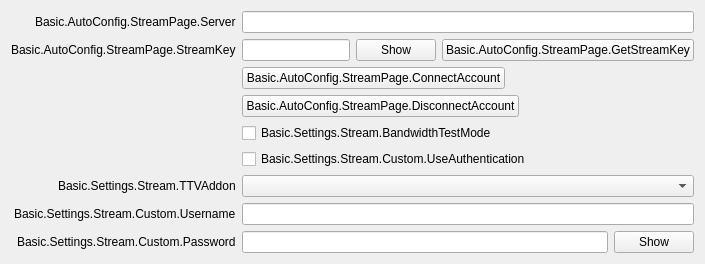
           <widget class="QWidget" name="streamKeyPage">
            <layout class="QFormLayout" name="streamkeyPageLayout">
             <property name="fieldGrowthPolicy">
              <enum>QFormLayout::AllNonFixedFieldsGrow</enum>
             </property>
             <property name="labelAlignment">
              <set>Qt::AlignRight|Qt::AlignTrailing|Qt::AlignVCenter</set>
             </property>
             <item row="0" column="0">
              <widget class="QLabel" name="serverLabel">
               <property name="text">
                <string>Basic.AutoConfig.StreamPage.Server</string>
               </property>
              </widget>
             </item>
             <item row="0" column="1">
              <widget class="QStackedWidget" name="serverStackedWidget">
               <property name="currentIndex">
                <number>1</number>
               </property>
               <widget class="QWidget" name="servicePage">
                <layout class="QHBoxLayout" name="horizontalLayout_21">
                 <property name="leftMargin">
                  <number>0</number>
                 </property>
                 <property name="topMargin">
                  <number>0</number>
                 </property>
                 <property name="rightMargin">
                  <number>0</number>
                 </property>
                 <property name="bottomMargin">
                  <number>0</number>
                 </property>
                 <item>
                  <widget class="QComboBox" name="server"/>
                 </item>
                </layout>
               </widget>
               <widget class="QWidget" name="customPage">
                <layout class="QHBoxLayout" name="horizontalLayout_22">
                 <property name="leftMargin">
                  <number>0</number>
                 </property>
                 <property name="topMargin">
                  <number>0</number>
                 </property>
                 <property name="rightMargin">
                  <number>0</number>
                 </property>
                 <property name="bottomMargin">
                  <number>0</number>
                 </property>
                 <item>
                  <widget class="QLineEdit" name="customServer"/>
                 </item>
                </layout>
               </widget>
              </widget>
             </item>
             <item row="1" column="0">
              <widget class="QLabel" name="streamKeyLabel">
               <property name="text">
                <string>Basic.AutoConfig.StreamPage.StreamKey</string>
               </property>
               <property name="openExternalLinks">
                <bool>true</bool>
               </property>
               <property name="buddy">
                <cstring>key</cstring>
               </property>
              </widget>
             </item>
             <item row="1" column="1">
              <widget class="QWidget" name="streamKeyWidget" native="true">
               <layout class="QHBoxLayout" name="horizontalLayout_11">
                <property name="leftMargin">
                 <number>0</number>
                </property>
                <property name="topMargin">
                 <number>0</number>
                </property>
                <property name="rightMargin">
                 <number>0</number>
                </property>
                <property name="bottomMargin">
                 <number>0</number>
                </property>
                <item>
                 <widget class="QLineEdit" name="key">
                  <property name="inputMask">
                   <string notr="true"/>
                  </property>
                  <property name="text">
                   <string notr="true"/>
                  </property>
                  <property name="echoMode">
                   <enum>QLineEdit::Password</enum>
                  </property>
                 </widget>
                </item>
                <item>
                 <widget class="QPushButton" name="show">
                  <property name="text">
                   <string>Show</string>
                  </property>
                 </widget>
                </item>
                <item>
                 <widget class="UrlPushButton" name="getStreamKeyButton">
                  <property name="toolTip">
                   <string/>
                  </property>
                  <property name="toolTipDuration">
                   <number>-4</number>
                  </property>
                  <property name="text">
                   <string>Basic.AutoConfig.StreamPage.GetStreamKey</string>
                  </property>
                 </widget>
                </item>
               </layout>
              </widget>
             </item>
             <item row="3" column="0">
              <spacer name="horizontalSpacer_18">
               <property name="orientation">
                <enum>Qt::Horizontal</enum>
               </property>
               <property name="sizeHint" stdset="0">
                <size>
                 <width>170</width>
                 <height>8</height>
                </size>
               </property>
              </spacer>
             </item>
             <item row="3" column="1">
              <layout class="QHBoxLayout" name="horizontalLayout_15">
               <item>
                <widget class="QPushButton" name="connectAccount2">
                 <property name="text">
                  <string>Basic.AutoConfig.StreamPage.ConnectAccount</string>
                 </property>
                </widget>
               </item>
               <item>
                <spacer name="horizontalSpacer_19">
                 <property name="orientation">
                  <enum>Qt::Horizontal</enum>
                 </property>
                 <property name="sizeHint" stdset="0">
                  <size>
                   <width>40</width>
                   <height>20</height>
                  </size>
                 </property>
                </spacer>
               </item>
              </layout>
             </item>
             <item row="4" column="1">
              <layout class="QHBoxLayout" name="horizontalLayout_23">
               <item>
                <widget class="QPushButton" name="disconnectAccount">
                 <property name="text">
                  <string>Basic.AutoConfig.StreamPage.DisconnectAccount</string>
                 </property>
                </widget>
               </item>
               <item>
                <spacer name="horizontalSpacer_24">
                 <property name="orientation">
                  <enum>Qt::Horizontal</enum>
                 </property>
                 <property name="sizeHint" stdset="0">
                  <size>
                   <width>40</width>
                   <height>20</height>
                  </size>
                 </property>
                </spacer>
               </item>
              </layout>
             </item>
             <item row="5" column="1">
              <widget class="QCheckBox" name="bandwidthTestEnable">
               <property name="text">
                <string>Basic.Settings.Stream.BandwidthTestMode</string>
               </property>
              </widget>
             </item>
             <item row="6" column="1">
              <widget class="QCheckBox" name="useAuth">
               <property name="text">
                <string>Basic.Settings.Stream.Custom.UseAuthentication</string>
               </property>
              </widget>
             </item>
             <item row="8" column="0">
              <widget class="QLabel" name="authUsernameLabel">
               <property name="text">
                <string>Basic.Settings.Stream.Custom.Username</string>
               </property>
               <property name="buddy">
                <cstring>authUsername</cstring>
               </property>
              </widget>
             </item>
             <item row="8" column="1">
              <widget class="QLineEdit" name="authUsername"/>
             </item>
             <item row="9" column="0">
              <widget class="QLabel" name="authPwLabel">
               <property name="text">
                <string>Basic.Settings.Stream.Custom.Password</string>
               </property>
               <property name="buddy">
                <cstring>authPw</cstring>
               </property>
              </widget>
             </item>
             <item row="9" column="1">
              <widget class="QWidget" name="authPwWidget" native="true">
               <layout class="QHBoxLayout" name="horizontalLayout_25">
                <property name="leftMargin">
                 <number>0</number>
                </property>
                <property name="topMargin">
                 <number>0</number>
                </property>
                <property name="rightMargin">
                 <number>0</number>
                </property>
                <property name="bottomMargin">
                 <number>0</number>
                </property>
                <item>
                 <widget class="QLineEdit" name="authPw">
                  <property name="echoMode">
                   <enum>QLineEdit::Password</enum>
                  </property>
                 </widget>
                </item>
                <item>
                 <widget class="QPushButton" name="authPwShow">
                  <property name="text">
                   <string>Show</string>
                  </property>
                 </widget>
                </item>
               </layout>
              </widget>
             </item>
             <item row="7" column="1">
              <widget class="QComboBox" name="twitchAddonDropdown"/>
             </item>
             <item row="7" column="0">
              <widget class="QLabel" name="twitchAddonLabel">
               <property name="text">
                <string>Basic.Settings.Stream.TTVAddon</string>
               </property>
               <property name="buddy">
                <cstring>twitchAddonDropdown</cstring>
               </property>
              </widget>
             </item>
            </layout>
           </widget>
